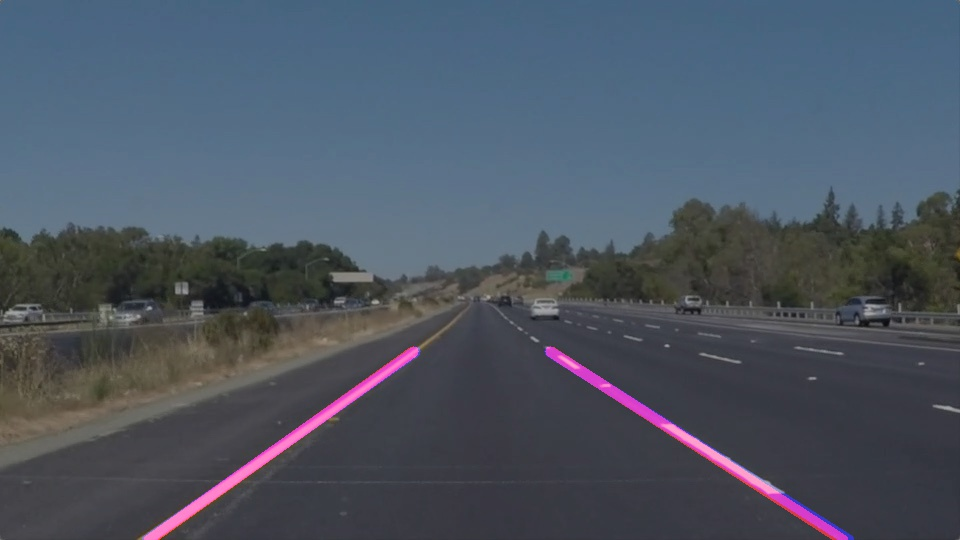
#> input picture test_images_out/solidYellowLeft.jpg, 960 x 540 px, found by its file name
$ jupyter execute --allow-errors identify_lanes.ipynb   (shell and % lines are left out)
#> lines starting #> are read from the running program, lines starting #| are printed output that depends on the picture; after the words box and inside, x2 and y2 are one past the last pixel; in counts of white or black regions, pixels touching at a corner belong together
[cell 1]
# conda install -c menpo opencv
# https://stackoverflow.com/questions/23119413/how-do-i-install-python-opencv-through-conda
import cv2
from matplotlib import pyplot as plt
import matplotlib.cm as cm
import numpy as np
import math
import itertools

from src.traffic_lanes_pipeline.merge_lines import merge_lines
#> (the rest of this cell did not finish here and is left out)

## Greyscale the image

[cell 2]
img = cv2.imread('test_images/solidYellowLeft.jpg', cv2.IMREAD_COLOR)
#> img is the input picture: shape (540, 960, 3); mean B, G, R 98.3, 85.5, 76.6

# This is to compensate for the fact that
# opencv image layers are stored in reverse order - BGR
# @alsosee https://www.pyimagesearch.com/2014/11/03/display-matplotlib-rgb-image/
img_color = cv2.cvtColor(img, cv2.COLOR_BGR2RGB)
plt.imshow(img_color)

[cell 3]
img_grey = cv2.cvtColor(img, cv2.COLOR_BGR2GRAY)
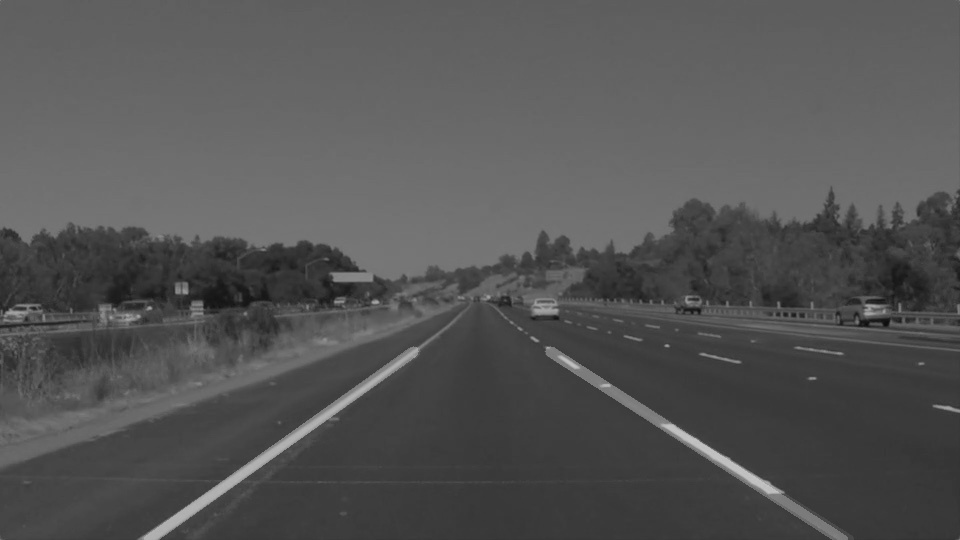
#> img_grey: shape (540, 960); min 11, max 199, mean 84.3
# cmap, vmin, vmax allow to print image as human expects it
plt.imshow(img_grey, cmap=cm.gray, vmin=0, vmax=255)

## Apply gradient filter to identify edges

Gradient filter can be applied to the grey scale image to identify
points on the where color intensity changes the most.

On this example image these we can expect bright road lines to be picked
up by the filter.

Application of the GaussianBlur prior to Edge detection
reduces number of edgets that will be identified in the next step.

[cell 4]
# Define a kernel size for Gaussian smoothing / blurring
# Note: this step is optional as cv2.Canny() applies a 5x5 Gaussian internally
kernel_size = 5
img_blur = cv2.GaussianBlur(img_grey,(kernel_size, kernel_size), 0)

[cell 5]
thresholds = [(50, 150), (50, 200), (30, 200), (70, 200),
              (50, 180), (50, 220), (50, 250),
              (100, 150), (100, 200), (100, 250),
              (150, 150), (150, 200), (150, 250)]


for l, h in thresholds:
    img_gradient = cv2.Canny(img_blur, l, h)
    cv2.putText(
        img_gradient,
        "Thresholds (l,h): {l}, {h}".format(l = l, h = h),
        (50,50),
        cv2.FONT_HERSHEY_SIMPLEX,
        1,
        255
    )
    cv2.imwrite(
        "writeup_images/img_canny_tunning_{l}_{h}.jpg".format(l = l, h = h),
        img_gradient
    )
#> this loop made 13 passes
#> pass 1, `img_gradient = cv2.Canny(img_blur, l, h)`:
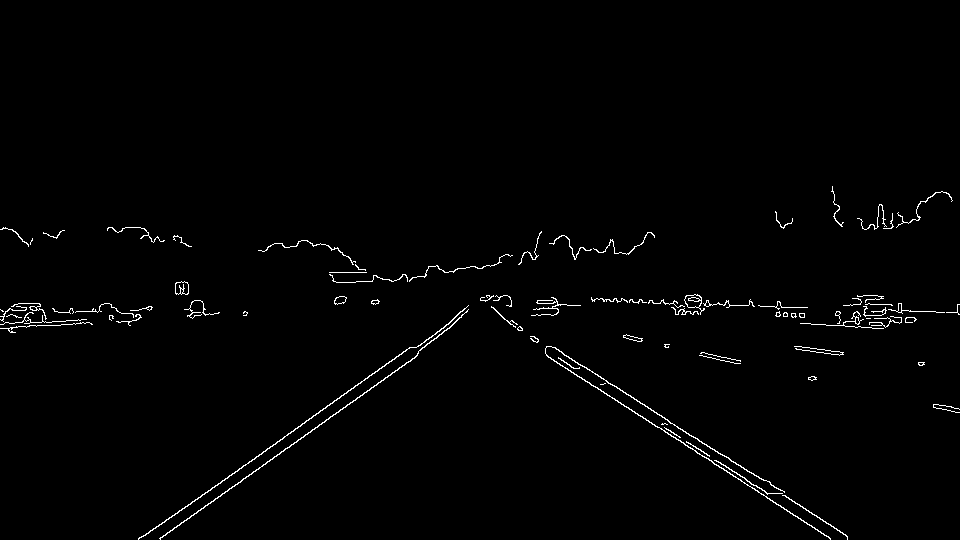
#> img_gradient: shape (540, 960); 1.2% white in thin lines or dots, all inside (x1, y1, x2, y2) = (0, 186, 960, 540)
#> pass 1, `cv2.imwrite( "writeup_images/img_canny_tunning_{l}_{h}.jpg".format(l =..`:
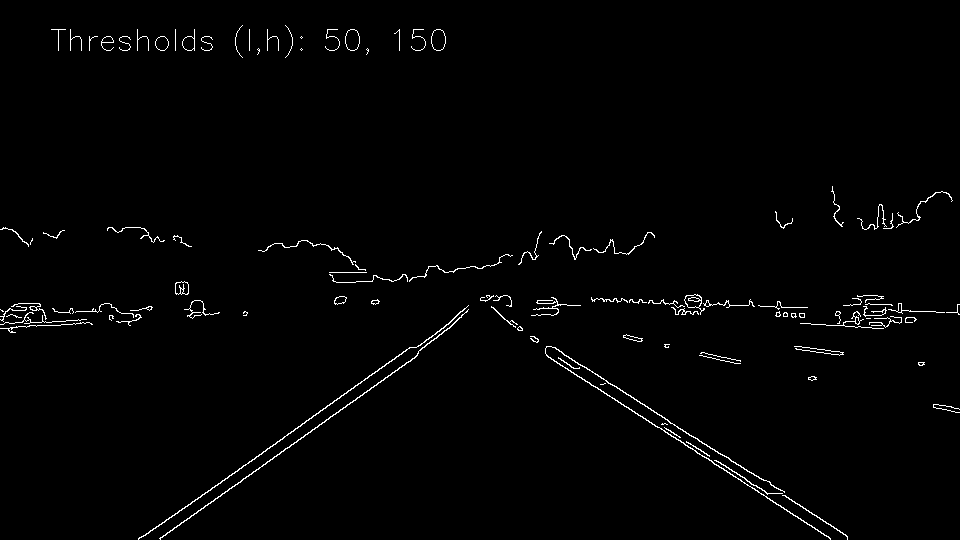
#> saved as img_canny_tunning_50_150.jpg: shape (540, 960); 1.3% white in thin lines or dots
#> pass 2, `img_gradient = cv2.Canny(img_blur, l, h)`:
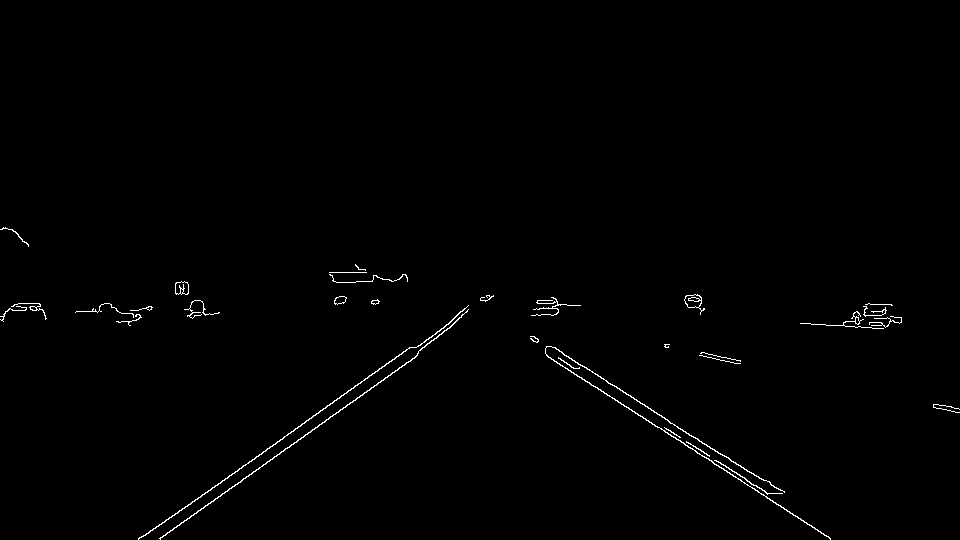
#> img_gradient: shape (540, 960); 0.7% white in thin lines or dots, all inside (x1, y1, x2, y2) = (0, 227, 960, 540)
#> pass 2, `cv2.imwrite( "writeup_images/img_canny_tunning_{l}_{h}.jpg".format(l =..`:
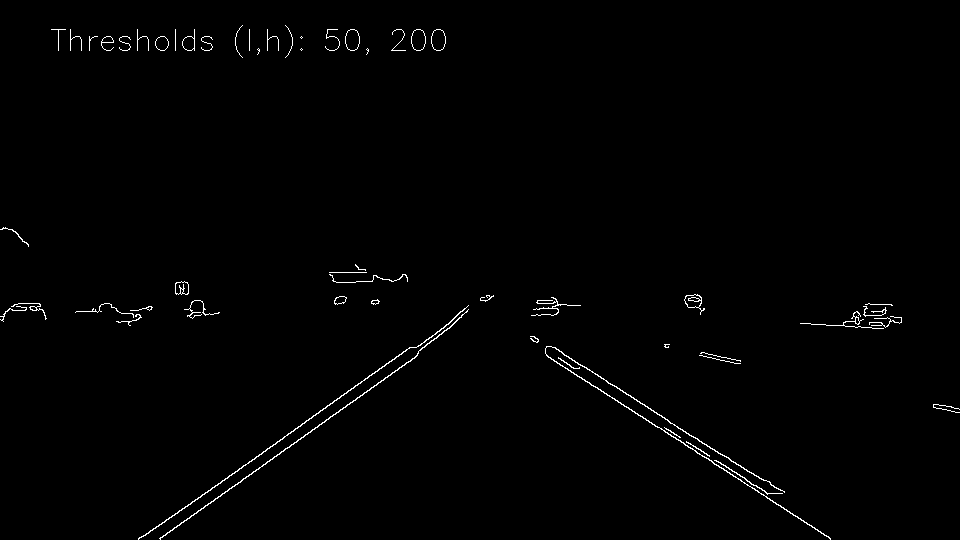
#> saved as img_canny_tunning_50_200.jpg: shape (540, 960); 0.86% white in thin lines or dots
#> after the loop:
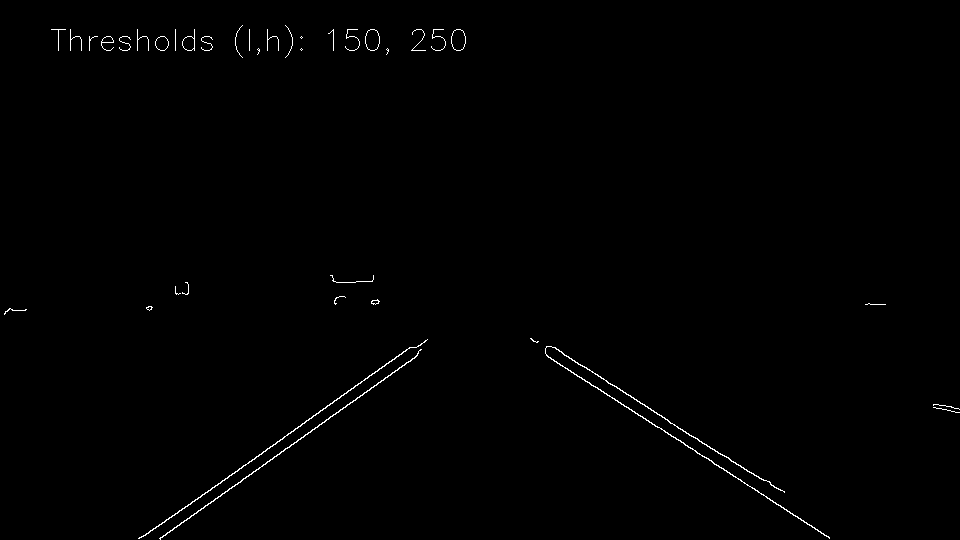
#> img_gradient: shape (540, 960); 0.56% white in thin lines or dots

Thresholds | Lower 50 | Lower 100 | Lower 150
:-------|:--------------------------:|:--------------------------:|:--------------------------:
Upper 150 | |  |
Upper 200 | |  |
Upper 250 | |  |

[cell 6]
low_threshold = 50
high_threshold = 200
img_gradient = cv2.Canny(img_blur, low_threshold, high_threshold)

plt.imshow(img_gradient, cmap='Greys_r')


cv2.imwrite(
    "writeup_images/img_gradient.jpg",
    img_gradient
)
#> Out = True

## Reduce image scope

To detect lanes on the road it will help to reduce the view
of the camera to the road ahead of the car which can be asumed
to be a triangle formed between:

 - left bottom corner of the image
 - right bottom corner
 - point in the middle by x and 2/3 from the bottom by y

[cell 7]
# Demo output of the `limit_view()` function
img_view_demo = np.copy(img_grey) * 0 #creating a blank to draw lines on
#> img_view_demo: shape (540, 960); every value is 0
#> (the rest of this cell did not finish here and is left out)

$ run again, with test_images_out/challenge.jpg copied over test_images_out/solidYellowLeft.jpg
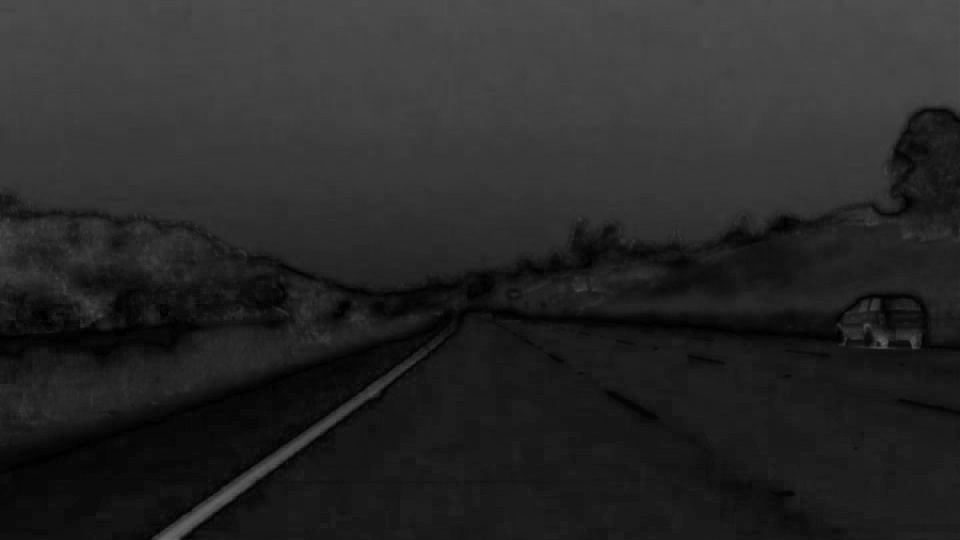
#> input picture test_images_out/challenge.jpg, 960 x 540 px, found by its file name
#> img is the input picture: shape (540, 960, 3); min 0, max 106, mean 39.8
#> the loop `for l, h in thresholds:` made 13 passes
#> pass 1, `img_gradient = cv2.Canny(img_blur, l, h)`:
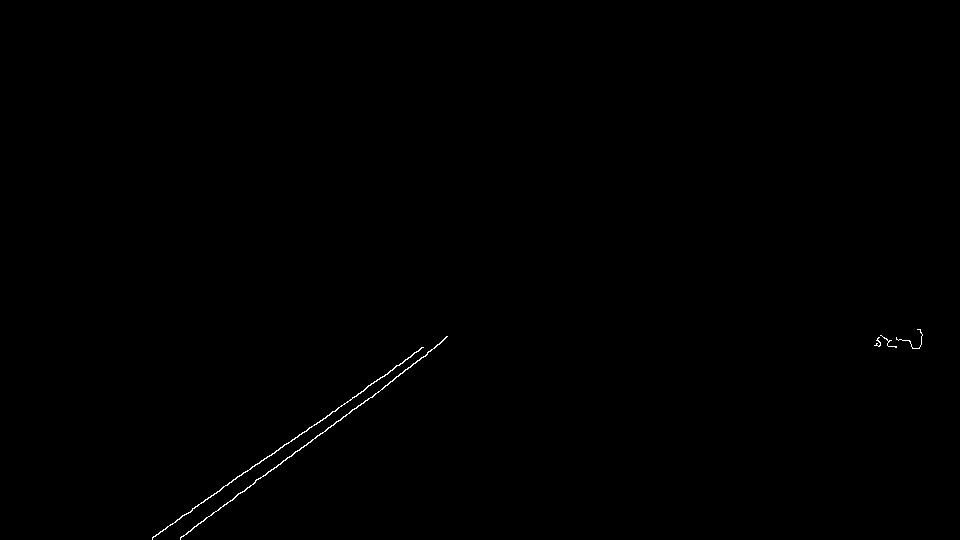
#> img_gradient: shape (540, 960); 0.2% white in thin lines or dots, all inside (x1, y1, x2, y2) = (152, 329, 923, 540)
#> after the loop `for l, h in thresholds:`:
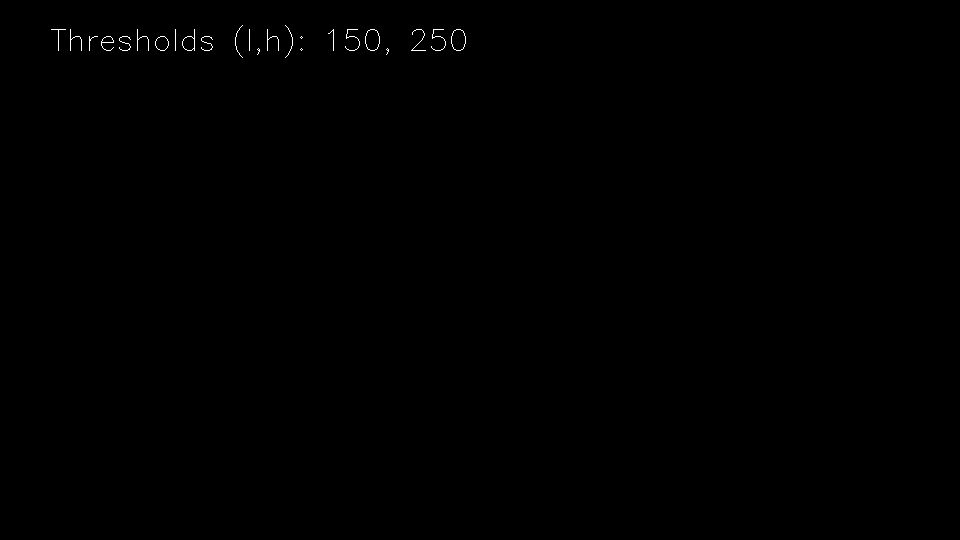
#> img_gradient: shape (540, 960); 0.16% white in thin lines or dots, all inside (x1, y1, x2, y2) = (51, 25, 466, 58)
#> Out = True
#> img_view_demo: shape (540, 960); every value is 0
